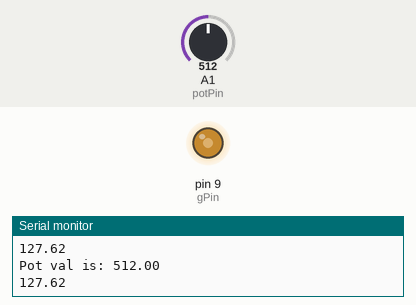
A sketch run on a simulated Arduino Uno, built with avr-gcc and run on an emulated ATmega328P. Parts: output pins drawn as LEDs (lit = HIGH), the last lines printed to the serial monitor. Inputs (shaded band) come from the test bench; at power-on: A1 (potPin) = 512.

Above: at 1.2 s.
1.3 s: A1 (potPin) set to 716
At 2.5 s:
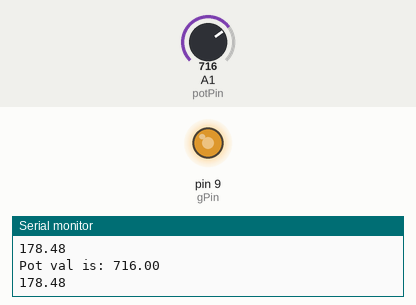
2.8 s: A1 (potPin) set to 900
At 3.2 s:
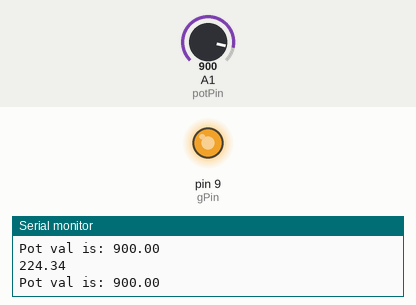
4.3 s: A1 (potPin) set to 122
At 5.1 s:
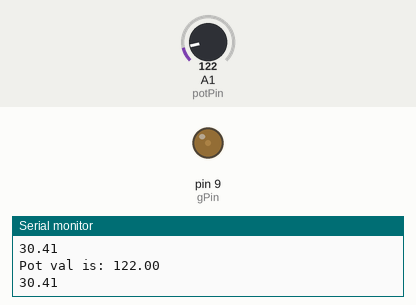
5.8 s: A1 (potPin) set to 0
At 7.0 s:
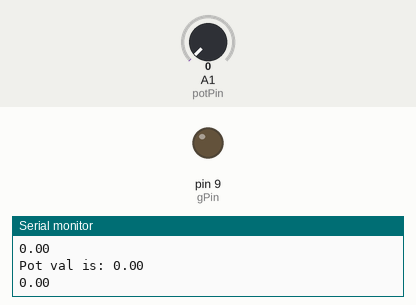
7.3 s: A1 (potPin) set to 511
At 8.5 s:
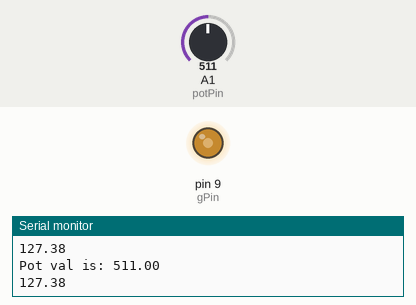
Timing chart, 0 to 9.8 s (numbered marks = the images above; inputs shaded):
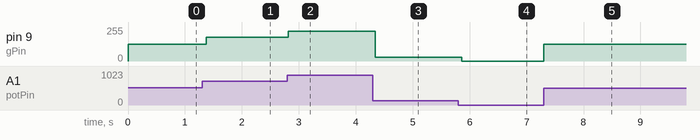

The sketch:

dimmableLED.ino
```cpp
int potPin=A1;
int gPin=9;
float potVal;
float LEDVal;
void setup() {
  // put your setup code here, to run once:
  pinMode(potPin,INPUT);
  pinMode(gPin,OUTPUT);
  Serial.begin(9600);

}

void loop() {
  // put your main code here, to run repeatedly:
  potVal=analogRead(potPin);
  LEDVal=(255./1023.)*potVal;
  analogWrite(gPin,LEDVal);
  Serial.print("Pot val is: ");
  Serial.println(potVal);
  Serial.println(LEDVal);
  delay(75);

}
```

Measured:
- after the input at 1.3 s, pin 9 (gPin): 127/255 → 178/255 after 0.07 s
- after the input at 2.8 s, pin 9 (gPin): 178/255 → 224/255 at once
- after the input at 4.3 s, pin 9 (gPin): 224/255 → 30/255 at once
- after the input at 5.8 s, pin 9 (gPin): 30/255 → 0/255 after 0.06 s
- after the input at 7.3 s, pin 9 (gPin): 0/255 → 127/255 at once
